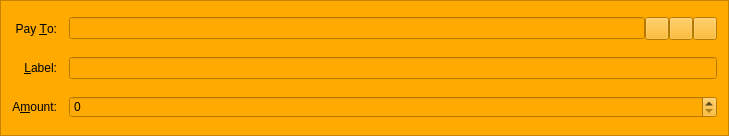
<?xml version="1.0" encoding="UTF-8"?>
<ui version="4.0">
 <class>SendCoinsEntry</class>
 <widget class="QFrame" name="SendCoinsEntry">
  <property name="geometry">
   <rect>
    <x>0</x>
    <y>0</y>
    <width>729</width>
    <height>136</height>
   </rect>
  </property>
  <property name="palette">
   <palette>
    <active>
     <colorrole role="WindowText">
      <brush brushstyle="SolidPattern">
       <color alpha="255">
        <red>0</red>
        <green>0</green>
        <blue>0</blue>
       </color>
      </brush>
     </colorrole>
     <colorrole role="Button">
      <brush brushstyle="SolidPattern">
       <color alpha="255">
        <red>255</red>
        <green>170</green>
        <blue>0</blue>
       </color>
      </brush>
     </colorrole>
     <colorrole role="Light">
      <brush brushstyle="SolidPattern">
       <color alpha="255">
        <red>255</red>
        <green>213</green>
        <blue>127</blue>
       </color>
      </brush>
     </colorrole>
     <colorrole role="Midlight">
      <brush brushstyle="SolidPattern">
       <color alpha="255">
        <red>255</red>
        <green>191</green>
        <blue>63</blue>
       </color>
      </brush>
     </colorrole>
     <colorrole role="Dark">
      <brush brushstyle="SolidPattern">
       <color alpha="255">
        <red>127</red>
        <green>85</green>
        <blue>0</blue>
       </color>
      </brush>
     </colorrole>
     <colorrole role="Mid">
      <brush brushstyle="SolidPattern">
       <color alpha="255">
        <red>170</red>
        <green>113</green>
        <blue>0</blue>
       </color>
      </brush>
     </colorrole>
     <colorrole role="Text">
      <brush brushstyle="SolidPattern">
       <color alpha="255">
        <red>0</red>
        <green>0</green>
        <blue>0</blue>
       </color>
      </brush>
     </colorrole>
     <colorrole role="BrightText">
      <brush brushstyle="SolidPattern">
       <color alpha="255">
        <red>255</red>
        <green>255</green>
        <blue>255</blue>
       </color>
      </brush>
     </colorrole>
     <colorrole role="ButtonText">
      <brush brushstyle="SolidPattern">
       <color alpha="255">
        <red>0</red>
        <green>0</green>
        <blue>0</blue>
       </color>
      </brush>
     </colorrole>
     <colorrole role="Base">
      <brush brushstyle="SolidPattern">
       <color alpha="255">
        <red>255</red>
        <green>170</green>
        <blue>0</blue>
       </color>
      </brush>
     </colorrole>
     <colorrole role="Window">
      <brush brushstyle="SolidPattern">
       <color alpha="255">
        <red>255</red>
        <green>170</green>
        <blue>0</blue>
       </color>
      </brush>
     </colorrole>
     <colorrole role="Shadow">
      <brush brushstyle="SolidPattern">
       <color alpha="255">
        <red>0</red>
        <green>0</green>
        <blue>0</blue>
       </color>
      </brush>
     </colorrole>
     <colorrole role="AlternateBase">
      <brush brushstyle="SolidPattern">
       <color alpha="255">
        <red>255</red>
        <green>212</green>
        <blue>127</blue>
       </color>
      </brush>
     </colorrole>
     <colorrole role="ToolTipBase">
      <brush brushstyle="SolidPattern">
       <color alpha="255">
        <red>255</red>
        <green>255</green>
        <blue>220</blue>
       </color>
      </brush>
     </colorrole>
     <colorrole role="ToolTipText">
      <brush brushstyle="SolidPattern">
       <color alpha="255">
        <red>0</red>
        <green>0</green>
        <blue>0</blue>
       </color>
      </brush>
     </colorrole>
    </active>
    <inactive>
     <colorrole role="WindowText">
      <brush brushstyle="SolidPattern">
       <color alpha="255">
        <red>0</red>
        <green>0</green>
        <blue>0</blue>
       </color>
      </brush>
     </colorrole>
     <colorrole role="Button">
      <brush brushstyle="SolidPattern">
       <color alpha="255">
        <red>255</red>
        <green>170</green>
        <blue>0</blue>
       </color>
      </brush>
     </colorrole>
     <colorrole role="Light">
      <brush brushstyle="SolidPattern">
       <color alpha="255">
        <red>255</red>
        <green>213</green>
        <blue>127</blue>
       </color>
      </brush>
     </colorrole>
     <colorrole role="Midlight">
      <brush brushstyle="SolidPattern">
       <color alpha="255">
        <red>255</red>
        <green>191</green>
        <blue>63</blue>
       </color>
      </brush>
     </colorrole>
     <colorrole role="Dark">
      <brush brushstyle="SolidPattern">
       <color alpha="255">
        <red>127</red>
        <green>85</green>
        <blue>0</blue>
       </color>
      </brush>
     </colorrole>
     <colorrole role="Mid">
      <brush brushstyle="SolidPattern">
       <color alpha="255">
        <red>170</red>
        <green>113</green>
        <blue>0</blue>
       </color>
      </brush>
     </colorrole>
     <colorrole role="Text">
      <brush brushstyle="SolidPattern">
       <color alpha="255">
        <red>0</red>
        <green>0</green>
        <blue>0</blue>
       </color>
      </brush>
     </colorrole>
     <colorrole role="BrightText">
      <brush brushstyle="SolidPattern">
       <color alpha="255">
        <red>255</red>
        <green>255</green>
        <blue>255</blue>
       </color>
      </brush>
     </colorrole>
     <colorrole role="ButtonText">
      <brush brushstyle="SolidPattern">
       <color alpha="255">
        <red>0</red>
        <green>0</green>
        <blue>0</blue>
       </color>
      </brush>
     </colorrole>
     <colorrole role="Base">
      <brush brushstyle="SolidPattern">
       <color alpha="255">
        <red>255</red>
        <green>170</green>
        <blue>0</blue>
       </color>
      </brush>
     </colorrole>
     <colorrole role="Window">
      <brush brushstyle="SolidPattern">
       <color alpha="255">
        <red>255</red>
        <green>170</green>
        <blue>0</blue>
       </color>
      </brush>
     </colorrole>
     <colorrole role="Shadow">
      <brush brushstyle="SolidPattern">
       <color alpha="255">
        <red>0</red>
        <green>0</green>
        <blue>0</blue>
       </color>
      </brush>
     </colorrole>
     <colorrole role="AlternateBase">
      <brush brushstyle="SolidPattern">
       <color alpha="255">
        <red>255</red>
        <green>212</green>
        <blue>127</blue>
       </color>
      </brush>
     </colorrole>
     <colorrole role="ToolTipBase">
      <brush brushstyle="SolidPattern">
       <color alpha="255">
        <red>255</red>
        <green>255</green>
        <blue>220</blue>
       </color>
      </brush>
     </colorrole>
     <colorrole role="ToolTipText">
      <brush brushstyle="SolidPattern">
       <color alpha="255">
        <red>0</red>
        <green>0</green>
        <blue>0</blue>
       </color>
      </brush>
     </colorrole>
    </inactive>
    <disabled>
     <colorrole role="WindowText">
      <brush brushstyle="SolidPattern">
       <color alpha="255">
        <red>127</red>
        <green>85</green>
        <blue>0</blue>
       </color>
      </brush>
     </colorrole>
     <colorrole role="Button">
      <brush brushstyle="SolidPattern">
       <color alpha="255">
        <red>255</red>
        <green>170</green>
        <blue>0</blue>
       </color>
      </brush>
     </colorrole>
     <colorrole role="Light">
      <brush brushstyle="SolidPattern">
       <color alpha="255">
        <red>255</red>
        <green>213</green>
        <blue>127</blue>
       </color>
      </brush>
     </colorrole>
     <colorrole role="Midlight">
      <brush brushstyle="SolidPattern">
       <color alpha="255">
        <red>255</red>
        <green>191</green>
        <blue>63</blue>
       </color>
      </brush>
     </colorrole>
     <colorrole role="Dark">
      <brush brushstyle="SolidPattern">
       <color alpha="255">
        <red>127</red>
        <green>85</green>
        <blue>0</blue>
       </color>
      </brush>
     </colorrole>
     <colorrole role="Mid">
      <brush brushstyle="SolidPattern">
       <color alpha="255">
        <red>170</red>
        <green>113</green>
        <blue>0</blue>
       </color>
      </brush>
     </colorrole>
     <colorrole role="Text">
      <brush brushstyle="SolidPattern">
       <color alpha="255">
        <red>127</red>
        <green>85</green>
        <blue>0</blue>
       </color>
      </brush>
     </colorrole>
     <colorrole role="BrightText">
      <brush brushstyle="SolidPattern">
       <color alpha="255">
        <red>255</red>
        <green>255</green>
        <blue>255</blue>
       </color>
      </brush>
     </colorrole>
     <colorrole role="ButtonText">
      <brush brushstyle="SolidPattern">
       <color alpha="255">
        <red>127</red>
        <green>85</green>
        <blue>0</blue>
       </color>
      </brush>
     </colorrole>
     <colorrole role="Base">
      <brush brushstyle="SolidPattern">
       <color alpha="255">
        <red>255</red>
        <green>170</green>
        <blue>0</blue>
       </color>
      </brush>
     </colorrole>
     <colorrole role="Window">
      <brush brushstyle="SolidPattern">
       <color alpha="255">
        <red>255</red>
        <green>170</green>
        <blue>0</blue>
       </color>
      </brush>
     </colorrole>
     <colorrole role="Shadow">
      <brush brushstyle="SolidPattern">
       <color alpha="255">
        <red>0</red>
        <green>0</green>
        <blue>0</blue>
       </color>
      </brush>
     </colorrole>
     <colorrole role="AlternateBase">
      <brush brushstyle="SolidPattern">
       <color alpha="255">
        <red>255</red>
        <green>170</green>
        <blue>0</blue>
       </color>
      </brush>
     </colorrole>
     <colorrole role="ToolTipBase">
      <brush brushstyle="SolidPattern">
       <color alpha="255">
        <red>255</red>
        <green>255</green>
        <blue>220</blue>
       </color>
      </brush>
     </colorrole>
     <colorrole role="ToolTipText">
      <brush brushstyle="SolidPattern">
       <color alpha="255">
        <red>0</red>
        <green>0</green>
        <blue>0</blue>
       </color>
      </brush>
     </colorrole>
    </disabled>
   </palette>
  </property>
  <property name="windowTitle">
   <string>Form</string>
  </property>
  <property name="styleSheet">
   <string notr="true">background-color: rgb(255, 170, 0);</string>
  </property>
  <property name="frameShape">
   <enum>QFrame::StyledPanel</enum>
  </property>
  <property name="frameShadow">
   <enum>QFrame::Sunken</enum>
  </property>
  <layout class="QGridLayout" name="gridLayout">
   <property name="spacing">
    <number>12</number>
   </property>
   <item row="5" column="0">
    <widget class="QLabel" name="label">
     <property name="text">
      <string>A&amp;mount:</string>
     </property>
     <property name="alignment">
      <set>Qt::AlignRight|Qt::AlignTrailing|Qt::AlignVCenter</set>
     </property>
     <property name="buddy">
      <cstring>payAmount</cstring>
     </property>
    </widget>
   </item>
   <item row="3" column="0">
    <widget class="QLabel" name="label_2">
     <property name="text">
      <string>Pay &amp;To:</string>
     </property>
     <property name="alignment">
      <set>Qt::AlignRight|Qt::AlignTrailing|Qt::AlignVCenter</set>
     </property>
     <property name="buddy">
      <cstring>payTo</cstring>
     </property>
    </widget>
   </item>
   <item row="5" column="1">
    <widget class="BitcoinAmountField" name="payAmount"/>
   </item>
   <item row="4" column="1">
    <layout class="QHBoxLayout" name="horizontalLayout_2">
     <property name="spacing">
      <number>0</number>
     </property>
     <item>
      <widget class="QValidatedLineEdit" name="addAsLabel">
       <property name="enabled">
        <bool>true</bool>
       </property>
       <property name="toolTip">
        <string>Enter a label for this address to add it to your address book</string>
       </property>
      </widget>
     </item>
    </layout>
   </item>
   <item row="4" column="0">
    <widget class="QLabel" name="label_4">
     <property name="text">
      <string>&amp;Label:</string>
     </property>
     <property name="alignment">
      <set>Qt::AlignRight|Qt::AlignTrailing|Qt::AlignVCenter</set>
     </property>
     <property name="buddy">
      <cstring>addAsLabel</cstring>
     </property>
    </widget>
   </item>
   <item row="3" column="1">
    <layout class="QHBoxLayout" name="payToLayout">
     <property name="spacing">
      <number>0</number>
     </property>
     <item>
      <widget class="QValidatedLineEdit" name="payTo">
       <property name="toolTip">
        <string>The address to send the payment to  (e.g. 2JhbfkAFvXqYkreSgJfrRLS9DepUcxbQci)</string>
       </property>
       <property name="maxLength">
        <number>34</number>
       </property>
      </widget>
     </item>
     <item>
      <widget class="QToolButton" name="addressBookButton">
       <property name="toolTip">
        <string>Choose address from address book</string>
       </property>
       <property name="text">
        <string/>
       </property>
       <property name="icon">
        <iconset resource="../bitcoin.qrc">
         <normaloff>:/icons/address-book</normaloff>:/icons/address-book</iconset>
       </property>
       <property name="shortcut">
        <string>Alt+A</string>
       </property>
      </widget>
     </item>
     <item>
      <widget class="QToolButton" name="pasteButton">
       <property name="toolTip">
        <string>Paste address from clipboard</string>
       </property>
       <property name="text">
        <string/>
       </property>
       <property name="icon">
        <iconset resource="../bitcoin.qrc">
         <normaloff>:/icons/editpaste</normaloff>:/icons/editpaste</iconset>
       </property>
       <property name="shortcut">
        <string>Alt+P</string>
       </property>
      </widget>
     </item>
     <item>
      <widget class="QToolButton" name="deleteButton">
       <property name="toolTip">
        <string>Remove this recipient</string>
       </property>
       <property name="text">
        <string/>
       </property>
       <property name="icon">
        <iconset resource="../bitcoin.qrc">
         <normaloff>:/icons/remove</normaloff>:/icons/remove</iconset>
       </property>
      </widget>
     </item>
    </layout>
   </item>
  </layout>
 </widget>
 <customwidgets>
  <customwidget>
   <class>BitcoinAmountField</class>
   <extends>QSpinBox</extends>
   <header>bitcoinamountfield.h</header>
   <container>1</container>
  </customwidget>
  <customwidget>
   <class>QValidatedLineEdit</class>
   <extends>QLineEdit</extends>
   <header>qvalidatedlineedit.h</header>
  </customwidget>
 </customwidgets>
 <resources>
  <include location="../bitcoin.qrc"/>
 </resources>
 <connections/>
</ui>
